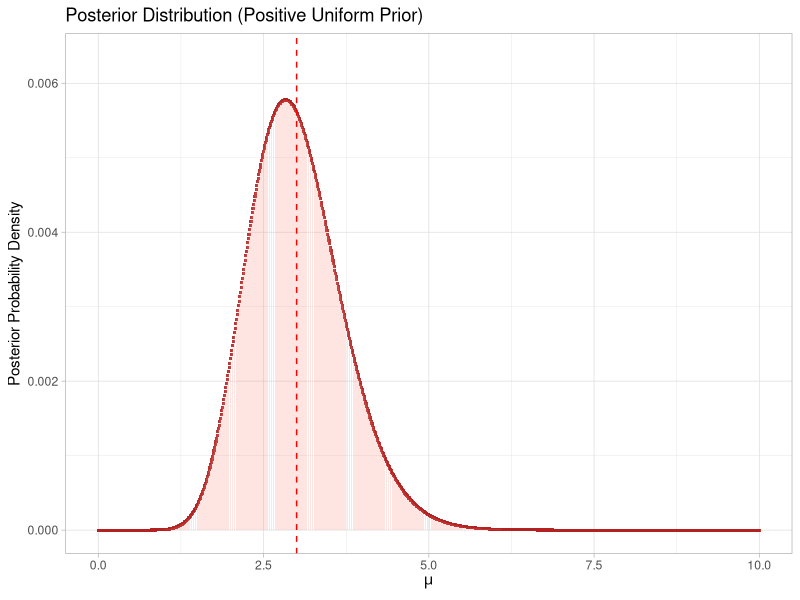
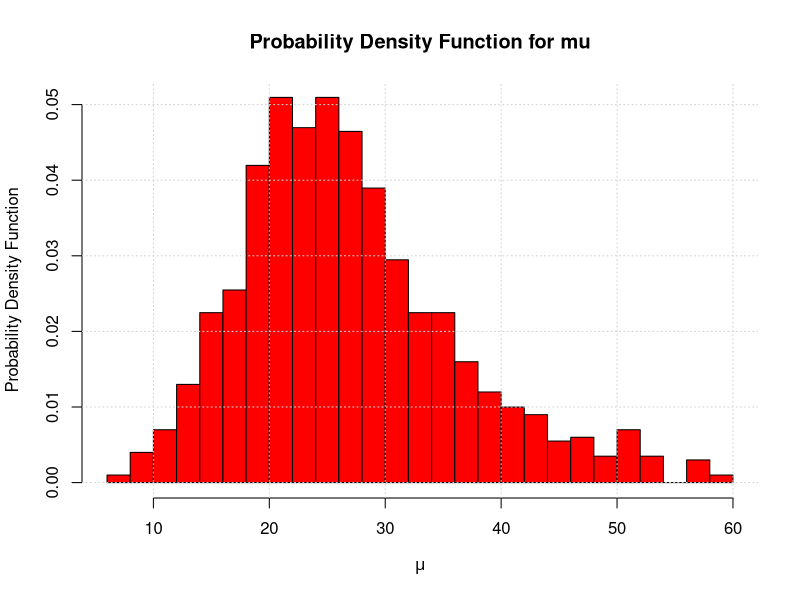
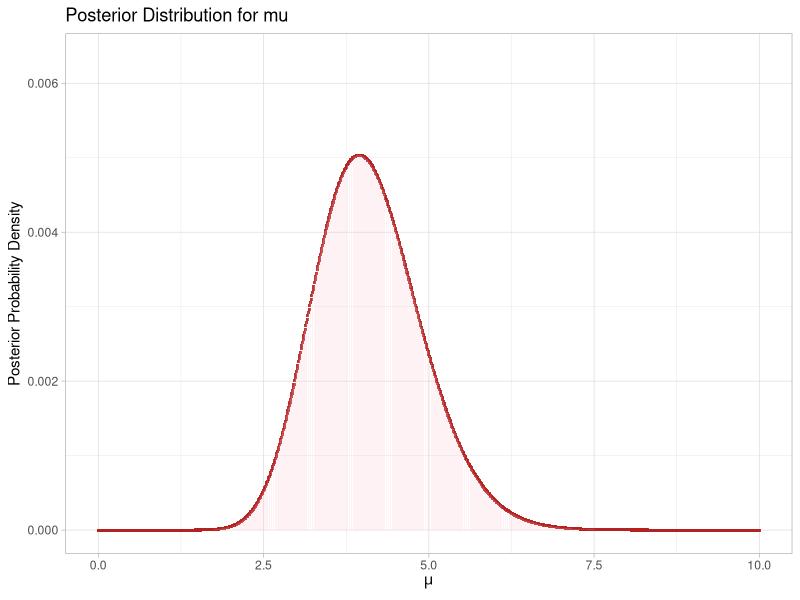
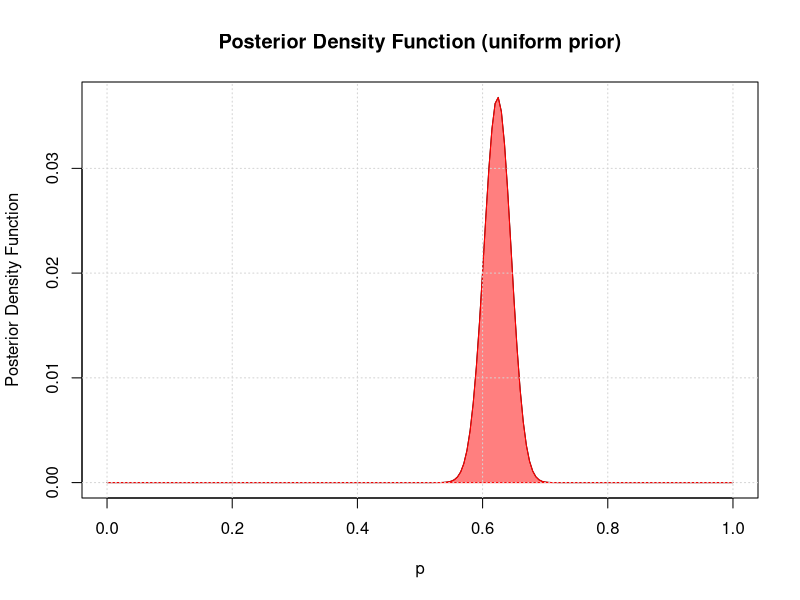
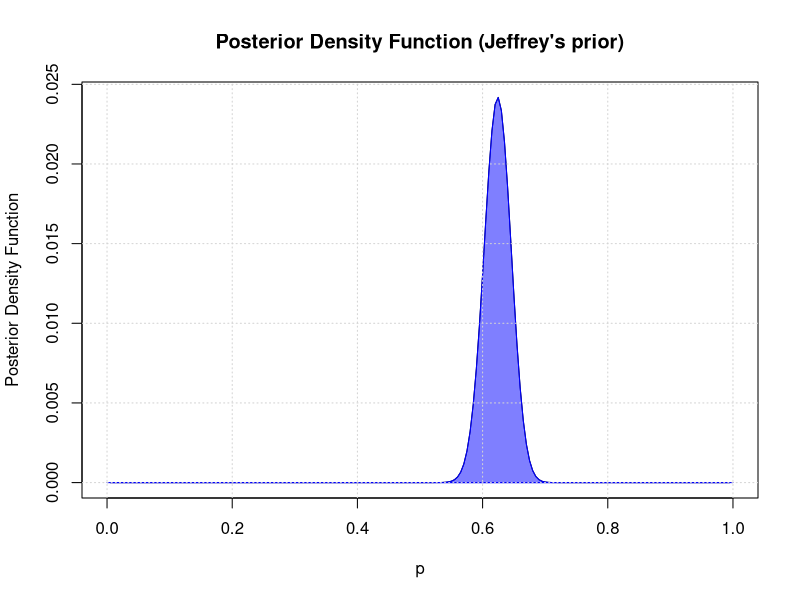
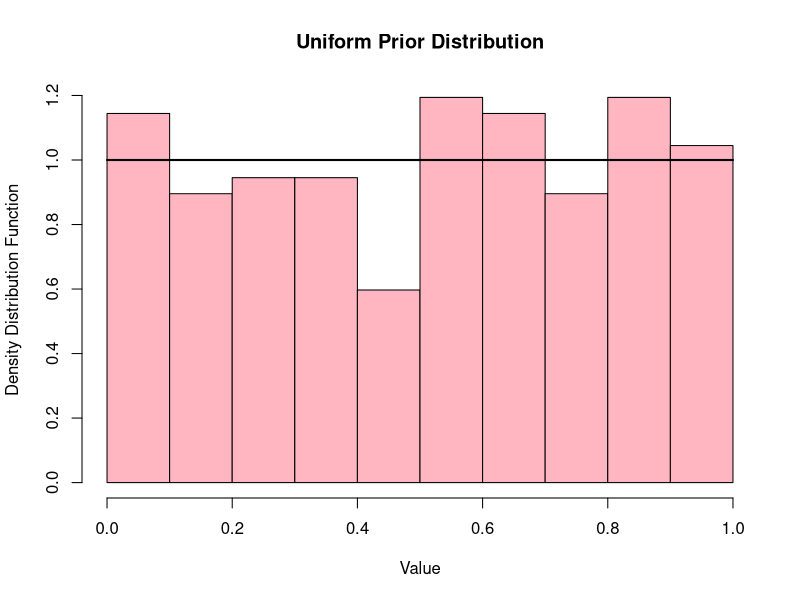
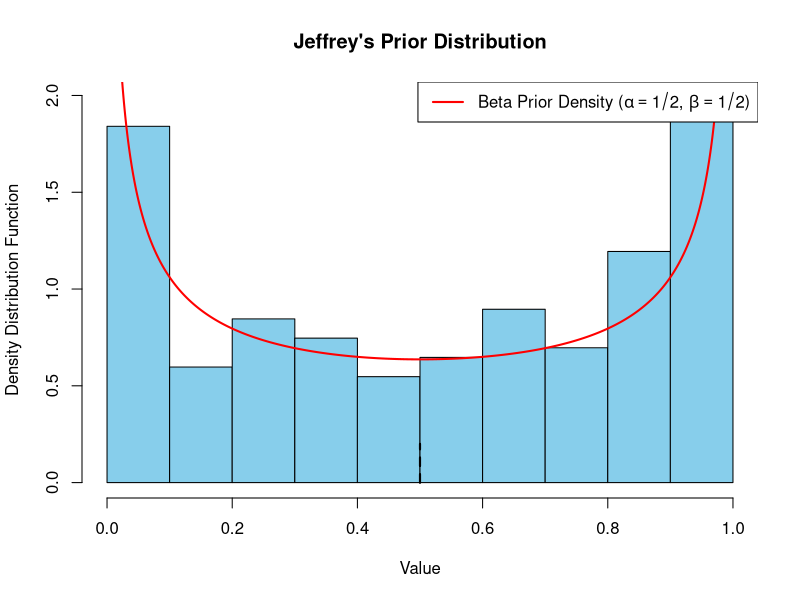
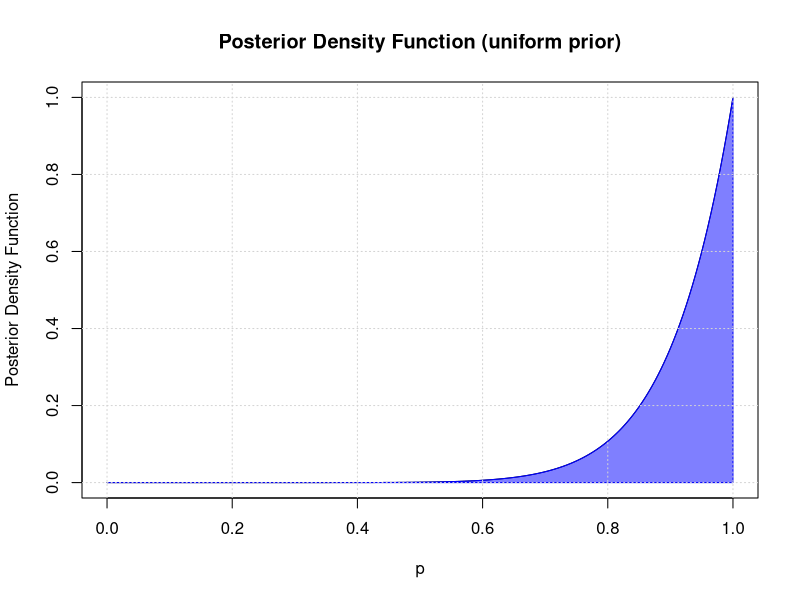

Recreate these plots in R, in order.
## ---- chunk 1
knitr::opts_chunk$set(echo = TRUE)
## ---- chunk 2
library(ggplot2)

## Introducing the observed data 

N_par <- c(4, 1, 3, 1, 5, 3)
Dt <- 10 #s
lambda <- length(N_par) #rate del processo poissoniano
N <- sum(N_par)+1


## Defining the likelihood, it is the function that represents the probability of measuring a given value of D before taking the measure 

likelihood <- function(mu, data) {
  prod(dpois(data, lambda = mu))
}

mu_values <- seq(0, 10, by = 0.01)

posterior_un <- sapply(mu_values, likelihood, data = N_par)

posterior <- posterior_un / sum(posterior_un)


## ----------------------- Calcolo analitico ------------------------------------

## The product of N poissonian distributions is an erlang distribution, we have to 
## use these parameters in order to compute the calculus 


mean_erlang <- N / lambda 
median <- as.integer((lambda +1 ) / 2)
median_value <- N_par[median]
var_erlang <- N/lambda^2

paste(sprintf('Posterior Mean (Analytical): %.2f', mean_erlang))
paste(sprintf('Posterior Median (Analytical): %.2f', median_value))
paste(sprintf('Posterior Variance (Analytical): %.2f', var_erlang))
cat('------------------------------------------------- \n')

## ------------------------  Calcolo numerico  ----------------------------------

mean_numerical <- sum(mu_values * posterior) # calcolo media numerica (integrazione)

median_numerical <- quantile(N_par, probs = 0.5)[[1]]

variance_numerical <- sum((mu_values^2 * posterior)) - mean_numerical^2


paste(sprintf('Posterior Mean (Numerical): %.2f', mean_numerical))
paste(sprintf('Posterior Median (Numerical): %.2f', median_numerical))
paste(sprintf('Posterior Variance (Numerical): %.2f', variance_numerical))

# --------------------------------------------------------------------------------

df <- data.frame(mu = mu_values, posterior = posterior)

ggplot(df, aes(x = mu, y = posterior)) +
  geom_point(color = 'firebrick', size = 0.7, alpha = 0.9, shape = 15) +
  geom_histogram(fill = "salmon", stat = 'identity', alpha = 0.2) +  
  labs(x = expression(mu),
       y = 'Posterior Probability Density',
       title = "Posterior Distribution (Positive Uniform Prior)") +  
  xlim(0, 10) +
  ylim(0, max(posterior * 1.1)) +  # Use 'df$posterior' instead of just 'posterior'
  theme_light() +  
  theme(panel.background = element_rect(fill = "white")) +  
  geom_vline(xintercept = mean_erlang, linetype = 'dashed', color = 'red') + 
  scale_linetype_manual(values = 'dashed', name = "mean_erlang") 

## ---- chunk 3
library(ggplot2)

mu_prior <- 3
sigma_prior <- 1

k <- (mu_prior / sigma_prior)^2 # evaluating considering a gamma prior
theta <- sigma_prior^2 / mu_prior

k_prime <- 26 # parametri della gamma posterior 
theta_prime <- 9 

x <- seq(0, 10, by = 0.01)  # Range of values for the Gamma distribution

prior_density <- function(x, shape, rate) {
  prior <- rgamma(x, shape = shape, rate = rate)
  return(prior)
}

posterior_density <- function(mu, data) { # the posterior is the product of a 
                                          # gamma dot a poisson likelihood 
  shape_prior <- k
  rate_prior <- theta
  prior <- dgamma(mu, shape = shape_prior, rate = rate_prior)
  likelihood <- prod(dpois(data, lambda = mu))
  posterior <- prior * likelihood
  return(posterior ) # Normalizing 
}


# --------------------- Plot the Gamma prior distribution -------------------------

prior_values <- dgamma(x, shape = k, rate = theta)


# -------------------------------------------------------

mu_values <- prior_density(x, k, theta) # extracting values from a gamma prior

hist(mu_values, breaks = 30, main = 'Probability Density Function for mu', xlab = expression(mu), ylab = 'Probability Density Function', col = 'red', freq = FALSE)
lines(x, mu_values, type = 'l', col = 'blue')
grid()

posterior_values <- sapply(x, posterior_density, data = N_par)
posterior_density_normalized <- posterior_values / sum(posterior_values)

# -------------------------------------------------------

N <- length(N_par)

## ----------------------- Calcolo analitico --------------------------------
## Media della posterior normalizzata 
## In questo caso i valori di mu seguono una distribuzione data dal prodotto 
## di una gamma prior e una poisson posterior 

mu_prime <- prior_density(x, k_prime, theta_prime) #posterior: is a gamma distribution with different parameters

#lambda <-  1 / theta_prime

#mean_analytical <- N * theta_prime
#median <- as.integer((1/theta_prime +1 ) / 2)
#median_value <- N_par[median]
#variance_analytical <- N/lambda^2

mean_analytical <- mean(mu_prime)
variance_analytical <- var(mu_prime)

## ------------------------  Calcolo numerico  ----------------------------------

# In questo caso i mu values dovrebbero essere generati dalla gamma prior 

mean_numerical <-  sum(mu_prime * posterior_values) / sum(posterior_values)

median_numerical <- quantile(mu_prime, probs = 0.5)[[1]]

variance_numerical <- sum((mu_prime^2 * posterior_values)) / sum(posterior_values) - mean_numerical^2


## ------------------------------------------------------------------------------

cat('Posterior Mean (Analytical):', mean_analytical, '\n')
#cat("Posterior Median (Analytical):", median_analytical, "\n")
cat('Posterior Variance (Analytical):', variance_analytical, '\n')

cat('----------------------------------------------------------------------- \n')

cat('Posterior Mean (Numerical):', mean_numerical, '\n')
cat('Posterior Median (Numerical):', median_numerical, '\n')
cat('Posterior Variance (Numerical):', variance_numerical, '\n')

## DOPO AVER AGGIUSTATO IL VALORE DELLA MEDIA AGGIUNGERLA SUL GRAFICO 

## ------------------Plot posterior distribution --------------------------

df3 <- data.frame(mu = x, posterior = posterior_density_normalized)

# Create the ggplot object
ggplot(df3, aes(x = mu, y = posterior)) +
  geom_point(color = 'firebrick', size = 0.7, alpha = 0.9, shape = 15) +
 geom_histogram(fill = "pink", stat = 'identity', alpha = 0.2) +  # Use geom_col for a histogram-like plot
  labs(x = expression(mu),
       y = 'Posterior Probability Density',
       title = paste('Posterior Distribution for', expression(mu) )) +
  xlim(0, 10) +
  ylim(0, max(posterior * 1.1)) + 
  theme_light() +  # Use a light theme with white background
  theme(panel.background = element_rect(fill = "white")) #+  
 # geom_vline(xintercept = mean_numerical, linetype = 'dashed', color = 'red') + 
 # scale_linetype_manual(values = 'dashed', name = "mean_numerical") 


## ---- chunk 4

# Function to calculate the cumulative posterior probability
cumulative_posterior <- cumsum(posterior_density_normalized)

# Find the lower and upper bounds of the 95% credibility interval
lower_bound <- min(mu_values[cumulative_posterior >= 0.025])
upper_bound <- max(mu_values[cumulative_posterior <= 0.975])

# Print the 95% credibility interval
cat(sprintf("95%% Credibility Interval (Gamma Prior) : [%.4f, %.4f]", lower_bound, upper_bound))

cat('\n')

# Calculate the mean and standard deviation of the posterior distribution
posterior_mean <- mean_analytical
posterior_sd <- sqrt(variance_analytical)

# Calculate the 95% credibility interval using normal approximation
normal_lower_bound <- qnorm(0.025, mean = posterior_mean, sd = posterior_sd)
normal_upper_bound <- qnorm(0.975, mean = posterior_mean, sd = posterior_sd)

# Print the 95% credibility interval using normal approximation
cat(sprintf("95%% Credibility Interval (Normal Approximation): [%.4f, %.4f]", normal_lower_bound, normal_upper_bound))



## ---- chunk 5

## Considering first a uniform prior

n <- 500
r <- 312

alpha <- 1/2
beta <- 1/2

likelihood <- function(r, p, n) {
  dbinom(r, size = n, prob = p)
}

uniform_prior <- function(p) {
  dunif(p, min = 0, max = 1)
}

jeffreys_prior <- function(p) {
  dbeta(p, shape1 = 1/2, shape2 = 1/2)
}


posterior <- function(r, p, n, prior_function) {
       lklhd <- likelihood(r, p, n)   # binomial function
       prior <- prior_function(p)   # uniform or jeffreys
       post <- lklhd * prior
       return(post)
}

n_samples <- 201

p_values <- seq(0, 1, length.out = n_samples) # values used to generate the probability distribution 
delta <- 1 / n_samples


uniform_posterior_values <- posterior(r, p_values, n, uniform_prior) # generating posterior using a uniform prior
jeffreys_posterior_values <- posterior(r, p_values, n, jeffreys_prior) # generating posterior using a jeffreys prior 


## -------------------------- MEAN AND VARIANCE -----------------------------


calculate_posterior_mean_variance <- function(posterior_values, p) {
  
  posterior_values <- posterior_values / sum(posterior_values)
  
  posterior_mean <- sum(p * posterior_values)
  
  posterior_variance <- sum(p^2 * posterior_values) - (posterior_mean)^2 
  return(list(mean = posterior_mean, variance = posterior_variance))
}

alpha_uniform <- r + 1
beta_uniform <- n - r + 1
uniform_values_extracted <- rbeta(n_samples, alpha_uniform, beta_uniform)

uniform_mean_variance <- calculate_posterior_mean_variance(uniform_posterior_values, uniform_values_extracted)


alpha_jeffreys <- r + 1/2
beta_jeffreys <- n - r + 1/2 
jeffreys_values_extracted <- rbeta(n_samples, alpha_jeffreys, beta_jeffreys)

posterior_density <- density(jeffreys_values_extracted, from = 0, to = 1, n = n_samples)

# Normalize the density values to make them sum to 1
posterior_density$y <- posterior_density$y / sum(posterior_density$y)

# Compute the mean and variance using the posterior density
jeffreys_mean_variance <- calculate_posterior_mean_variance(posterior_density$y, posterior_density$x)

mean <- alpha /( alpha + beta) # Mean of the Jeffrey's prior distribution 
mode <- (alpha - 1)/( alpha + beta - 2)

cat("Uniform Prior (U(0, 1)):\n")
print(sprintf("Posterior Mean: %.4f", uniform_mean_variance$mean))
print(sprintf("Posterior Variance: %.4f", uniform_mean_variance$variance))

cat("Jeffrey's Prior (Beta(1/2, 1/2)):\n")
print(sprintf("Posterior Mean: %.4f", jeffreys_mean_variance$mean))
print(sprintf("Posterior Variance: %.4f", jeffreys_mean_variance$variance))


## -------------------------- PLOTTING ------------------------------

# Assuming p_values and uniform_posterior_values are your data vectors

# Plot the density line
plot(p_values, uniform_posterior_values, type = 'l', 
     main = 'Posterior Density Function (uniform prior)', 
     xlab = 'p', ylab = 'Posterior Density Function')

# Use polygon to fill the area under the curve
polygon(c(p_values, rev(p_values)), 
        c(uniform_posterior_values, rep(0, length(uniform_posterior_values))), 
        col=rgb(1, 0, 0, alpha=0.5), border="red")

# Add grid lines for better readability
grid()



plot(p_values, jeffreys_posterior_values, type = 'l', main = 'Posterior Density Function (Jeffrey\'s prior)', xlab = 'p', ylab = 'Posterior Density Function')
polygon(c(p_values, rev(p_values)), 
        c(jeffreys_posterior_values, rep(0, length(jeffreys_posterior_values))),
        col=rgb(0, 0, 1, alpha=0.5), border="blue")
grid()


p_prior_hist <- runif(201, 0, 1)
hist(p_prior_hist, freq = FALSE, col = 'lightpink', main = 'Uniform Prior Distribution', xlab = 'Value', ylab = 'Density Distribution Function')
curve(uniform_prior, add = TRUE, col = 'black', lwd = 2, n = 1000)


j_prior_hist <- rbeta(201, shape1 = alpha, shape2 = beta)
hist(j_prior_hist, freq = FALSE, col = "skyblue", main = "Jeffrey\'s Prior Distribution", xlab = "Value", ylab = "Density Distribution Function", xlim = c(0,1))
curve(jeffreys_prior, add = TRUE, col = "red", lwd = 2, n = 1000)
lines(c(mode , mode), c(0, 0.2), lty=2, lwd=2)
lines(c(mean , mean), c(0, 0.2), lty=2, lwd=2)

legend('topright', legend = expression(paste("Beta Prior Density (", alpha == 1/2, ", ", beta == 1/2, ")", sep = "")), col = "red", lwd = 2)

#print(paste('Mean =', mean, ' Mode = ', mode))

## ---- chunk 6
nB <- 10 
rB <- 10 
    
uniform_posterior_valuesB <- posterior(rB, p_values, nB, uniform_prior)    
uniform_mean_varianceB <- calculate_posterior_mean_variance( uniform_posterior_valuesB, p_values)

plot(p_values, uniform_posterior_valuesB, type = 'l', main = 'Posterior Density Function (uniform prior)', xlab = 'p', ylab = 'Posterior Density Function')
polygon(c(p_values, rev(p_values)), 
        c(uniform_posterior_valuesB, rep(0, length(uniform_posterior_valuesB))),
        col=rgb(0, 0, 1, alpha=0.5), border="blue")
grid()

    
print(sprintf('Mean of the posterior distribution (researcher B): %.4f ', uniform_mean_varianceB$mean))
paste(sprintf('Variance of the posterior distribution (researcher B): %.4f', uniform_mean_varianceB$variance))
    
## CONTROLLARE I VALORI OTTENUTI 
    
## ---- chunk 7
# Vedere se i valori sono corretti e rifare 
# Let's keep again the values from researcher A

n <- 500
r <- 312

new_prior <- uniform_posterior_valuesB # now the new prior is the posterior of the point above

new_post <- new_prior * likelihood(r, p_values, n)

new_post_mean <- calculate_posterior_mean_variance( new_post, p_values)

print(sprintf('Mean of the new posterior %.4f', new_post_mean$mean))
print(sprintf('Variance of the new posterior %.4f:', new_post_mean$variance))

plot(p_values, new_post, main = 'Posterior values', xlab = 'p', ylab = 'Probability Density Function', type = 'l')
polygon(c(p_values, rev(p_values)), 
        c(new_post, rep(0, length(new_post))),
        col=rgb(0, 1, 0, alpha=0.5), border="green")
grid()
## ---- chunk 8


# Function to calculate the cumulative posterior probability
#cumulative_posterior <- cumsum(new_post)

# Find the lower and upper bounds of the 95% credibility interval
#lower_bound <- min(p_values[cumulative_posterior >= 0.025])
#upper_bound <- max(p_values[cumulative_posterior <= 0.975])

# Print the 95% credibility interval
#cat("95% Credibility Interval (Gamma Prior): [", lower_bound, ", ", upper_bound, "]\n")





## ---- chunk 9
library(ggplot2)

## Assuming first a flat prior 

n_tosses <- 30 
out <- c(TRUE, TRUE, TRUE, TRUE, TRUE, FALSE, TRUE, TRUE, FALSE, FALSE, TRUE, TRUE, FALSE, FALSE, FALSE, TRUE, FALSE, TRUE, FALSE, TRUE, FALSE, FALSE, TRUE, FALSE, TRUE, FALSE, TRUE, FALSE, FALSE, FALSE)

tails <- sum(out == TRUE)
heads <- sum(out == FALSE)

## Defining a binomial likelihood distribution 

likelihood <- function(p) dbinom(heads, n, p)


## Defining a uniform prior 

flat_prior <- function(p) {dunif(p, 0,1)}

## Defining a beta prior 

beta_prior <- function(p) {dbeta(p, 5, 5)} # quali sono i valori di alpha e beta?

       
posterior <- function(p, likelihood, prior_func) {
  lklhd <- likelihood(p)
  prior <- prior_func(p)
  post <- lklhd * prior
  
  return(post)
}
  
p_values <- seq(0, 1, by = 0.001)

posterior_flat <- posterior(p_values, likelihood, flat_prior)
posterior_beta <- posterior(p_values, likelihood, beta_prior)

# Normalization constant
  
normalization_flat <- integrate(function(x) posterior(x, likelihood, flat_prior), 0, 1)$value
normalization_beta <- integrate(function(x) posterior(x, likelihood, beta_prior), 0, 1)$value

# Normalized posterior distributions
posterior_flat_normalized <- posterior_flat / normalization_flat
posterior_beta_normalized <- posterior_beta / normalization_beta


likelihood_values <- sapply(p_values, likelihood)
flat_prior_values <- sapply(p_values, flat_prior)
beta_prior_values <- sapply(p_values, beta_prior)
posterior_flat_values <- posterior_flat_normalized
posterior_beta_values <- posterior_beta_normalized

df_flat <- data.frame(mu = p_values, prior = flat_prior_values)
df_beta <- data.frame(mu = p_values, prior = beta_prior_values)
df_lklhd <- data.frame(mu = p_values, func = likelihood_values)
df_flat_post <- data.frame(mu = p_values, func = posterior_flat_values)
df_beta_post <- data.frame(mu = p_values, func = posterior_beta_values)
  
## ------------------------- Plotting ---------------------

plot_width <- 8  # Adjust the width as needed
plot_height <- 6  # Adjust the height as needed

likelihood_plot <- ggplot(df_lklhd, aes(x = mu, y = func)) +
  geom_line(aes(x = p_values, y = likelihood_values), color = "blue", size = 1) +
  labs(title = "Likelihood Distribution", x = "Probability of Heads (p)", y = "Density") +
   theme_minimal() 

flat_prior_plot <- ggplot(df_flat, aes(x = mu, y = prior)) +
  geom_line(aes(x = p_values, y = flat_prior_values), color = "green", size = 1) +
  labs(title = "Flat Prior Distribution", x = "Probability of Heads (p)", y = "Density") +
  theme_minimal()

beta_prior_plot <- ggplot(df_beta, aes(x = mu, y = prior)) +
  geom_line(aes(x = p_values, y = beta_prior_values), color = "orange", size = 1) +
  labs(title = "Beta Prior Distribution", x = "Probability of Heads (p)", y = "Density") +
  theme_minimal()

posterior_flat_plot <- ggplot(df_flat_post, aes(x = mu, y = func)) +
  geom_line(aes(x = p_values, y = posterior_flat_values), color = "red", size = 1) +
  labs(title = "Posterior Distribution (Flat Prior)", x = "Probability of Heads (p)", y = "Density") +
  theme_minimal()

posterior_beta_plot <- ggplot(df_beta_post, aes(x = mu, y = func)) +
  geom_line(aes(x = p_values, y = posterior_beta_values), color = "purple", size = 1) +
  labs(title = "Posterior Distribution (Beta Prior)", x = "Probability of Heads (p)", y = "Density") +
  theme_minimal()


#Arrange plots in a grid
#grid.arrange(likelihood_plot, flat_prior_plot, beta_prior_plot,
#            posterior_flat_plot, posterior_beta_plot,
 #          ncol = 2, nrow = 3)

likelihood_plot
flat_prior_plot
beta_prior_plot
posterior_flat_plot
posterior_beta_plot


## ---- chunk 10

## Let's first find the mode of the posterior probability density 
mode_index <- which.max(posterior_flat_values) #valore maggiore della posterior
mode_p <- p_values[mode_index]

cat('Most probable value for p:', mode_p, '\n')

cumulative_posterior <- cumsum(posterior_flat_values) # estimating the cumulative function 

lower_bound <- min(p_values[cumulative_posterior >= 0.025])
upper_bound <- max(p_values[cumulative_posterior <= 0.975])

cat(sprintf('95%% credibility interval: [%.3f, %.3f]', lower_bound,  upper_bound))

## ---- chunk 11

## Let's now perform a sequential analysis of the data 
modes <- numeric(n_tosses)
lower_bounds <- numeric(n_tosses)
upper_bounds <- numeric(n_tosses)

for (i in 1:n_tosses) {
  data <- out[1:i]
  

  likelihood <- function(p) dbinom(sum(data == FALSE), length(data), p)
  
  posterior <- function(p) likelihood(p) * dbeta(p, 1, 1) #assuming a flat prior 
  
  p_values <- seq(0, 1, by = 0.001)
  posterior_values <- posterior(p_values)
  mode_index <- which.max(posterior_values)
  mode_p <- p_values[mode_index]
  modes[i] <- mode_p
  
  minimum_integral <- 1
  for (p in modes){
         integral <- abs(integrate(posterior, lower = 0, upper = p)$value - 0.025)
  
  if (integral < minimum_integral) {
    minimum_integral <- integral
    lower_bound <- p
  }
  lower_bounds[i] <- lower_bound
  }
  
  minimum_integral <- 1
  for (p in modes) {
    integral <- abs(integrate(posterior, lower = 0, upper = p)$value - 0.975)
    
  if (integral < minimum_integral) {
    minimum_integral <- integral
    upper_bound <- p
  }
    
    
  upper_bounds[i] <- upper_bound
  }
  
}

# Plot results
plot(1:n_tosses, modes, type = "l", ylim = c(0, 1), xlab = "Number of Tosses", ylab = "Probability of Heads", main = "Sequential Analysis")
lines(1:n_tosses, lower_bounds, col = "blue", lty = 2)
lines(1:n_tosses, upper_bounds, col = "blue", lty = 2)
grid()
legend("topright", legend = c("Mode", "95% Credibility Interval"), col = c("black", "blue"), lty = c(1, 2))

## ---- chunk 12


cat(sprintf('The most probable value for p in this case is %.2f',  modes[length(modes)]))




## ---- chunk 13

N_voters <- 200
preferences <- c(51, 31, 45, 67)

N2_voters <- 100
preferences2 <- c(32, 14, 26, 28)

## The prior is related to the probability of having a given vote to a party, 
## using a uniform prior we mean that the probability of a vote to a section is 
## uniform, there's no preferred party (so it's related to the preferences)

alpha_uniform <- 1 + preferences
beta_uniform <- 1 + N_voters - preferences

# Calculate expected percentage of votes
expected_percentage_uniform <- (alpha_uniform / (alpha_uniform + beta_uniform)) * 100


lower_ci_uniform <- qbeta(0.16, alpha_uniform, beta_uniform) * 100
upper_ci_uniform <- qbeta(0.84, alpha_uniform, beta_uniform) * 100

# Print results
cat("Uniform Prior:\n")
formatted_string <- sprintf("Expected Percentage of Votes for each party: %.2f%%, %.2f%%, %.2f%%, %.2f%%", 
                            expected_percentage_uniform[1], 
                            expected_percentage_uniform[2], 
                            expected_percentage_uniform[3], 
                            expected_percentage_uniform[4])

# Use paste if you need to concatenate with other strings
result <- paste(formatted_string)

# Print the result
cat(result)

cat('\n')
cat("68% Credibility Interval:\n")
cat(paste(sprintf("Party A: [%.2f%% - %.2f%%]", lower_ci_uniform[1], upper_ci_uniform[1])), '\n')
cat(paste(sprintf("Party B: [%.2f%% - %.2f%%]", lower_ci_uniform[2], upper_ci_uniform[2])), "\n")
cat(paste(sprintf("Party C: [%.2f%% - %.2f%%]", lower_ci_uniform[3],  upper_ci_uniform[3])), "\n")
cat(paste(sprintf("Party D [%.2f%% - %.2f%%]:", lower_ci_uniform[4], upper_ci_uniform[4])),  "\n")

alpha_uniform2 <- 1 + preferences2
beta_uniform2 <- 1 + N2_voters - preferences2

# Calculate expected percentage of votes
expected_percentage_uniform2 <- (alpha_uniform2 / (alpha_uniform2 + beta_uniform2)) * 100


lower_ci_uniform2 <- qbeta(0.16, alpha_uniform2, beta_uniform2) * 100
upper_ci_uniform2 <- qbeta(0.84, alpha_uniform2, beta_uniform2) * 100

# Print results
cat("Next poll:\n")
formatted_string <- sprintf("Expected Percentage of Votes for each party: %.2f%%, %.2f%%, %.2f%%, %.2f%%", 
                            expected_percentage_uniform2[1], 
                            expected_percentage_uniform2[2], 
                            expected_percentage_uniform2[3], 
                            expected_percentage_uniform2[4])

# Use paste if you need to concatenate with other strings
result <- paste(formatted_string)

# Print the result
cat(result)
cat('\n')
cat("68% Credibility Interval:\n")
cat(paste(sprintf("Party A: [%.2f%% - %.2f%%]", lower_ci_uniform2[1], upper_ci_uniform2[1])), '\n')
cat(paste(sprintf("Party B: [%.2f%% - %.2f%%]", lower_ci_uniform2[2], upper_ci_uniform2[2])), "\n")
cat(paste(sprintf("Party C: [%.2f%% - %.2f%%]", lower_ci_uniform2[3],  upper_ci_uniform2[3])), "\n")
cat(paste(sprintf("Party D [%.2f%% - %.2f%%]:", lower_ci_uniform2[4], upper_ci_uniform2[4])),  "\n")


## ---- chunk 14
# Define the observed proportions for each party
propr_A <- 57/200 + 32/100
propr_B <- 31/200 + 14/100
propr_C <- 45/200 + 26/100
propr_D <- 67/200 + 28/100

observed_proportions <- c(propr_A, propr_B, propr_C, propr_D)
#observed_proportions <- c(57/200, 31/200, 45/200, 67/200)

# Define the desired margin of error
margin_of_error <- 0.03

# Define the significance level
alpha <- 0.05 # probabilità massima che un test statistica commetta un errore
              # di default posto al 5%

# Define the quantile function for the standard normal distribution
quantile_normal <- qnorm(1 - alpha/2)

# Function to calculate sample size for each party
calculate_sample_size <- function(observed_proportion) {
  numerator <- (quantile_normal^2) * observed_proportion * (1 - observed_proportion)
  denominator <- (margin_of_error * observed_proportion)^2
  sample_size <- numerator / denominator
  return(ceiling(sample_size))
}

# Calculate sample sizes for each party
sample_sizes <- sapply(observed_proportions, calculate_sample_size)

# Print the results
party_names <- c("A", "B", "C", "D")
for (i in 1:length(sample_sizes)) {
  cat("Sample size for Party", party_names[i], ":", sample_sizes[i], "\n")
}

